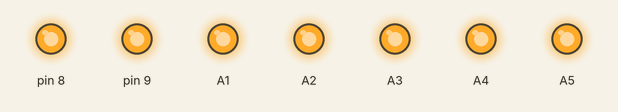
Recording of a sketch running on a simulated Arduino Uno, built with avr-gcc and run on an emulated ATmega328P. Parts: output pins drawn as LEDs (lit = HIGH).

Above: at 0.1 s.
Timing chart, 0 to 1.6 s (numbered marks = the images above):
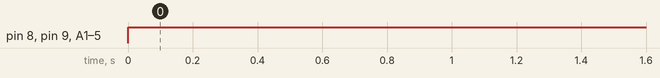

Measured:
- by itself, pin 8, pin 9, A1–5: LOW → HIGH at 0.00 s

The sketch:

Turn_On.ino
```cpp
void setup() {
  // put your setup code here, to run once:
  pinMode (8, OUTPUT);
   pinMode (9, OUTPUT);
    pinMode (A1, OUTPUT);
     pinMode (A2, OUTPUT);
      pinMode (A3, OUTPUT);
       pinMode (A4, OUTPUT);
        pinMode (A5, OUTPUT);
}

void loop() {
  digitalWrite(8 , 1);
  digitalWrite(9 , 1);
  digitalWrite(A1 , 255);
  digitalWrite(A2 , 255);
  digitalWrite(A3 , 255);
  digitalWrite(A4 , 255);
  digitalWrite(A5 , 255);
  // put your main code here, to run repeatedly:

}
```
